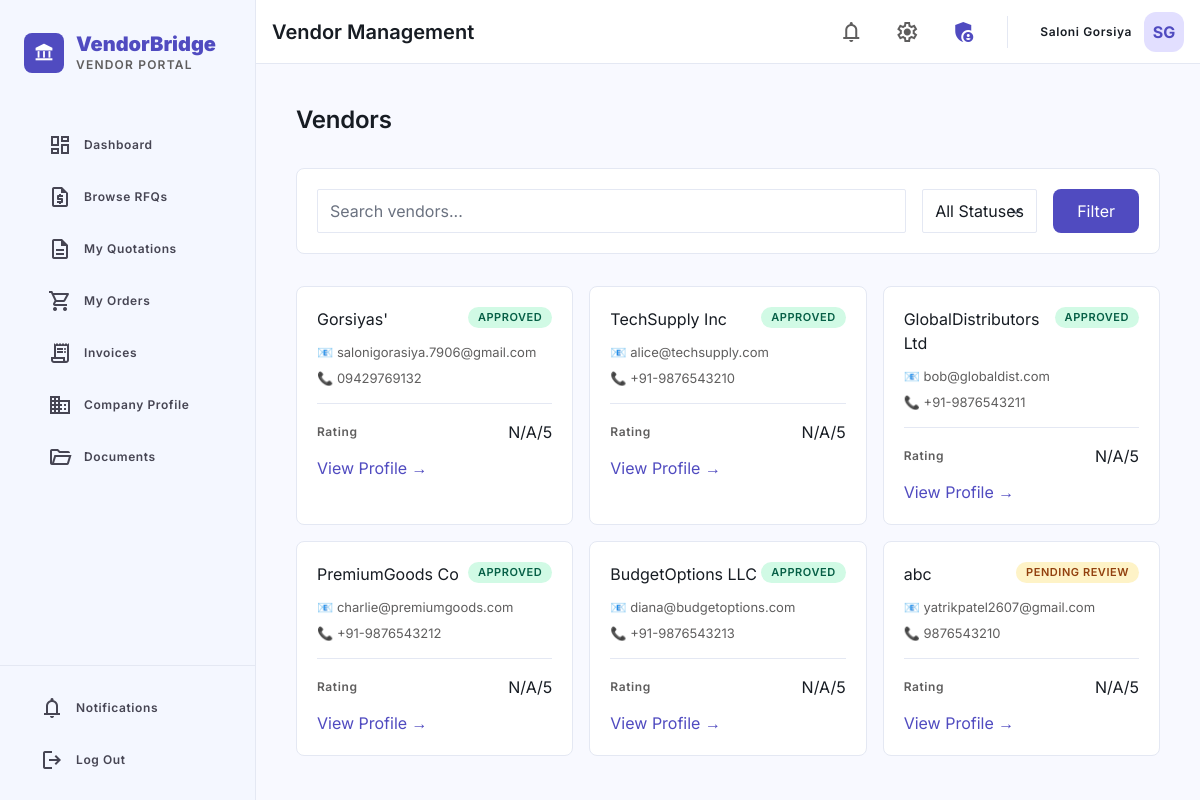
/procurement/vendors/ (signed in), run on the app's committed database.
### Vendors/models.py (models this page shows, shortened)
class Vendor(models.Model):
    class Status(models.TextChoices):
        PENDING = "pending", "Pending Review"
        APPROVED = "approved", "Approved"
        REJECTED = "rejected", "Rejected"
        SUSPENDED = "suspended", "Suspended"
        BLACKLISTED = "blacklisted", "Blacklisted"
    class CompanySize(models.TextChoices):
        MICRO = "micro", "Micro (1-10 employees)"
        SMALL = "small", "Small (11-50 employees)"
        MEDIUM = "medium", "Medium (51-250 employees)"
        LARGE = "large", "Large (251-1000 employees)"
        ENTERPRISE = "enterprise", "Enterprise (1000+ employees)"
    user = models.OneToOneField(
        User,
        on_delete=models.CASCADE,
        related_name="vendor_profile",
    )
    company_name = models.CharField(max_length=255)
    company_code = models.CharField(
        max_length=20,
        unique=True,
        editable=False,
        help_text="Auto-generated unique vendor code",
    )
    company_size = models.CharField(
        max_length=20,
        choices=CompanySize.choices,
        default=CompanySize.SMALL,
    )
    industry = models.CharField(max_length=150, blank=True)
    description = models.TextField(blank=True, help_text="Brief company description")
    logo = models.ImageField(upload_to="vendor_logos/", blank=True, null=True)
    website = models.URLField(blank=True)
    contact_person = models.CharField(max_length=150)
    contact_email = models.EmailField()
    contact_phone = models.CharField(max_length=20)
    alternate_phone = models.CharField(max_length=20, blank=True)
    address_line_1 = models.CharField(max_length=255)
    address_line_2 = models.CharField(max_length=255, blank=True)
    city = models.CharField(max_length=100)
    state = models.CharField(max_length=100)
    country = models.CharField(max_length=100, default="India")
    postal_code = models.CharField(max_length=20)
    gstin = models.CharField(
        max_length=15,
        blank=True,
        verbose_name="GSTIN",
        help_text="15-digit GST Identification Number",
    )
    pan_number = models.CharField(
        max_length=10,
        blank=True,
        verbose_name="PAN",
        help_text="10-character PAN number",
    )
    registration_number = models.CharField(
        max_length=50,
        blank=True,
        help_text="Company registration / CIN number",
    )
    bank_name = models.CharField(max_length=150, blank=True)
    bank_account_number = models.CharField(max_length=30, blank=True)
    bank_ifsc_code = models.CharField(max_length=11, blank=True, verbose_name="IFSC")
    bank_branch = models.CharField(max_length=150, blank=True)
    status = models.CharField(
        max_length=20,
        choices=Status.choices,
        default=Status.PENDING,
    )
    approved_by = models.ForeignKey(
        User,
        on_delete=models.SET_NULL,
        null=True,
        blank=True,
        related_name="approved_vendors",
    )
    approved_at = models.DateTimeField(null=True, blank=True)
    rejection_reason = models.TextField(blank=True)
    rating = models.DecimalField(
        max_digits=3,
        decimal_places=2,
        default=0.00,
        validators=[MinValueValidator(0), MaxValueValidator(5)],
        help_text="Overall vendor rating (0-5)",
    )
    total_orders_completed = models.PositiveIntegerField(default=0)
    on_time_delivery_rate = models.DecimalField(
        max_digits=5,
        decimal_places=2,
        default=0.00,
        help_text="Percentage of on-time deliveries",
    )
    created_at = models.DateTimeField(auto_now_add=True)
    updated_at = models.DateTimeField(auto_now=True)
    class Meta:
        ordering = ["-created_at"]
        verbose_name = "Vendor"
        verbose_name_plural = "Vendors"

### Procurement/views.py (the view)
# urls.py: path("vendors/", views.vendor_list, name="proc_vendor_list"),
@login_required(login_url="vendor_login")
@user_passes_test(is_procurement_officer)
def vendor_list(request):
    vendors = Vendor.objects.order_by("-rating")
    status = request.GET.get("status", "")
    if status:
        vendors = vendors.filter(status=status)
    search = request.GET.get("search", "")
    if search:
        vendors = vendors.filter(
            Q(company_name__icontains=search) |
            Q(company_code__icontains=search) |
            Q(contact_email__icontains=search)
        )
    paginator = Paginator(vendors, 10)
    page = request.GET.get("page")
    vendors_page = paginator.get_page(page)
    context = {
        "vendors": vendors_page,
        "status": status,
        "search": search,
        "status_choices": Vendor.Status.choices,
    }
    return render(request, "procurement/vendor_list.html", context)

### Procurement/views.py (called while the page is built)
def is_procurement_officer(user):
    return user.is_staff

### Procurement/templates/procurement/vendor_list.html (shortened to what this page needs)
{% extends "base.html" %}
{% block page_title %}Vendor Management{% endblock %}
{% block content %}
<div class="space-y-stack-lg">
    <h2 class="font-headline-md text-headline-md">Vendors</h2>
    <div class="bg-surface-container-lowest border border-border-low-contrast rounded-xl p-5">
        <form method="get" class="flex gap-4 flex-wrap">
            <input type="text" name="search" placeholder="Search vendors..." value="{{ request.GET.search }}" class="px-3 py-2 rounded border border-border-low-contrast flex-1 min-w-48">
            <select name="status" class="px-3 py-2 rounded border border-border-low-contrast">
                <option value="">All Statuses</option>
            </select>
            <button type="submit" class="bg-primary text-on-primary px-6 py-2.5 rounded-xl font-label-md">Filter</button>
        </form>
    </div>
    <div class="grid grid-cols-1 md:grid-cols-2 lg:grid-cols-3 gap-gutter">
        {% for vendor in vendors %}
        <a href="{% url 'proc_vendor_detail' vendor.id %}" class="bg-surface-container-lowest border border-border-low-contrast rounded-xl p-5 hover:border-primary transition">
            <div class="flex justify-between items-start mb-3">
                <div>
                    <p class="font-headline-sm">{{ vendor.company_name }}</p>
                </div>
                <span class="status-badge status-{{ vendor.status }}">{{ vendor.get_status_display }}</span>
            </div>
            <div class="space-y-2 text-body-sm">
                <p class="text-secondary">📧 {{ vendor.contact_email }}</p>
                <p class="text-secondary">📞 {{ vendor.contact_phone }}</p>
            </div>
            <div class="mt-4 pt-4 border-t border-border-low-contrast">
                <div class="flex justify-between items-center">
                    <span class="text-secondary text-label-md">Rating</span>
                    <span class="font-label-md">{{ vendor.rating|default:"N/A" }}/5</span>
                </div>
            </div>
            <p class="text-primary mt-3 font-label-md hover:underline">View Profile →</p>
        </a>
        {% empty %}
        <div class="col-span-full text-center py-8">
            <p class="text-secondary">No vendors found</p>
        </div>
        {% endfor %}
    </div>
</div>
{% endblock %}

### Vendors/templates/base.html (shortened to what this page needs)
<!DOCTYPE html>
<html class="light" lang="en">
<head>
    <script src="https://cdn.tailwindcss.com?plugins=forms,container-queries"></script>
</head>
<body class="bg-background text-on-surface font-body-md overflow-hidden">
<aside class="fixed left-0 top-0 bottom-0 flex flex-col z-50 overflow-y-auto bg-surface-subtle border-r border-border-low-contrast w-64">
    <div class="px-6 py-8">
        <div class="flex items-center gap-3 mb-12">
            <div class="w-10 h-10 bg-primary rounded-xl flex items-center justify-center text-on-primary">
                <span class="material-symbols-outlined text-headline-sm" style="font-variation-settings: 'FILL' 1;">account_balance</span>
            </div>
            <div>
                <h1 class="font-headline-sm text-headline-sm font-black text-primary leading-tight">VendorBridge</h1>
                <p class="font-label-md text-label-md text-secondary uppercase tracking-widest">Vendor Portal</p>
            </div>
        </div>
        <nav class="space-y-1">
            <a class="sidebar-link {% if active_page == 'dashboard' %}active{% endif %}" href="{% url 'vendor_dashboard' %}">
                <span class="material-symbols-outlined" {% if active_page == 'dashboard' %}style="font-variation-settings: 'FILL' 1;"{% endif %}>dashboard</span>
                Dashboard
            </a>
            <a class="sidebar-link {% if active_page == 'rfqs' %}active{% endif %}" href="{% url 'rfq_list' %}">
                <span class="material-symbols-outlined" {% if active_page == 'rfqs' %}style="font-variation-settings: 'FILL' 1;"{% endif %}>request_quote</span>
                Browse RFQs
            </a>
            <a class="sidebar-link {% if active_page == 'quotations' %}active{% endif %}" href="{% url 'quotation_list' %}">
                <span class="material-symbols-outlined" {% if active_page == 'quotations' %}style="font-variation-settings: 'FILL' 1;"{% endif %}>description</span>
                My Quotations
            </a>
            <a class="sidebar-link {% if active_page == 'orders' %}active{% endif %}" href="{% url 'order_list' %}">
                <span class="material-symbols-outlined" {% if active_page == 'orders' %}style="font-variation-settings: 'FILL' 1;"{% endif %}>shopping_cart</span>
                My Orders
            </a>
            <a class="sidebar-link {% if active_page == 'invoices' %}active{% endif %}" href="{% url 'invoice_list' %}">
                <span class="material-symbols-outlined" {% if active_page == 'invoices' %}style="font-variation-settings: 'FILL' 1;"{% endif %}>receipt_long</span>
                Invoices
            </a>
            <a class="sidebar-link {% if active_page == 'profile' %}active{% endif %}" href="{% url 'vendor_profile' %}">
                <span class="material-symbols-outlined" {% if active_page == 'profile' %}style="font-variation-settings: 'FILL' 1;"{% endif %}>business</span>
                Company Profile
            </a>
            <a class="sidebar-link {% if active_page == 'documents' %}active{% endif %}" href="{% url 'vendor_documents' %}">
                <span class="material-symbols-outlined" {% if active_page == 'documents' %}style="font-variation-settings: 'FILL' 1;"{% endif %}>folder_open</span>
                Documents
            </a>
        </nav>
    </div>
    <div class="mt-auto border-t border-border-low-contrast p-4 space-y-1">
        <a class="sidebar-link {% if active_page == 'notifications' %}active{% endif %}" href="{% url 'notification_list' %}">
            <span class="material-symbols-outlined">notifications</span>
            Notifications
        </a>
        <a class="sidebar-link text-error hover:!bg-error-container" href="{% url 'vendor_logout' %}">
            <span class="material-symbols-outlined">logout</span>
            Log Out
        </a>
    </div>
</aside>
<div class="flex flex-col flex-1 ml-64 min-h-screen">
    <header class="flex justify-between items-center h-16 px-gutter w-full sticky top-0 z-40 bg-surface-container-lowest border-b border-border-low-contrast">
        <div class="flex items-center gap-stack-md flex-1">
            <h2 class="font-headline-sm text-headline-sm text-on-surface">{% block page_title %}Dashboard{% endblock %}</h2>
        </div>
        <div class="flex items-center gap-4">
            <a href="{% url 'notification_list' %}" class="w-10 h-10 flex items-center justify-center text-secondary hover:bg-surface-container-low rounded-full transition-colors relative">
                <span class="material-symbols-outlined">notifications</span>
            </a>
            <a href="{% url 'vendor_profile' %}" class="w-10 h-10 flex items-center justify-center text-secondary hover:bg-surface-container-low rounded-full transition-colors">
                <span class="material-symbols-outlined">settings</span>
            </a>
            {% if user.is_staff %}
            <a href="/admin/" title="Admin Panel" class="w-10 h-10 flex items-center justify-center text-primary hover:bg-primary-fixed rounded-full transition-colors font-bold">
                <span class="material-symbols-outlined" style="font-variation-settings: 'FILL' 1;">admin_panel_settings</span>
            </a>
            {% endif %}
            <div class="flex items-center gap-3 pl-2">
                <div class="text-right">
                    <p class="font-label-md text-label-md text-on-surface">{{ user.first_name }} {{ user.last_name }}</p>
                </div>
                <div class="w-10 h-10 rounded-full bg-primary-fixed flex items-center justify-center text-primary font-bold">
                    {{ user.first_name.0 }}{{ user.last_name.0 }}
                </div>
            </div>
        </div>
    </header>
    <main class="flex-1 overflow-y-auto p-gutter lg:p-10 space-y-stack-lg max-w-[1400px] mx-auto w-full">
        {% block content %}{% endblock %}
    </main>
</div>
</body>
</html>

### Vendors/templates/base.html (style rules this page uses)
.material-symbols-outlined { font-variation-settings: 'FILL' 0, 'wght' 400, 'GRAD' 0, 'opsz' 24; vertical-align: middle; }
.sidebar-link { display: flex; align-items: center; gap: 0.75rem; padding: 0.75rem 1rem; border-radius: 0.5rem; margin: 0.125rem 0.5rem; transition: all 0.2s; font-size: 12px; line-height: 16px; letter-spacing: 0.05em; font-weight: 600; font-family: 'Inter', sans-serif; }
.sidebar-link:not(.active) { color: #464553; }
.status-badge { display: inline-flex; align-items: center; gap: 4px; padding: 2px 10px; border-radius: 9999px; font-size: 11px; font-weight: 600; letter-spacing: 0.05em; text-transform: uppercase; }
.status-pending { background: #FEF3C7; color: #92400E; }
.status-approved, .status-accepted, .status-acknowledged, .status-completed, .status-paid { background: #D1FAE5; color: #065F46; }

### data on the page
Vendor: company_name "Gorsiyas'", status "APPROVED", contact_email "salonigorasiya.7906@gmail.com", contact_phone "09429769132", rating "N/A"
Vendor: company_name "TechSupply Inc", status "APPROVED", contact_email "alice@techsupply.com", contact_phone "+91-9876543210", rating "N/A"
Vendor: company_name "GlobalDistributors Ltd", status "APPROVED", contact_email "bob@globaldist.com", contact_phone "+91-9876543211", rating "N/A"
Vendor: company_name "PremiumGoods Co", status "APPROVED", contact_email "charlie@premiumgoods.com", contact_phone "+91-9876543212", rating "N/A"
Vendor: company_name "BudgetOptions LLC", status "APPROVED", contact_email "diana@budgetoptions.com", contact_phone "+91-9876543213", rating "N/A"
Vendor: company_name "abc", status "PENDING REVIEW", contact_email "yatrikpatel2607@gmail.com", contact_phone "9876543210", rating "N/A"

### other printed values
{{ user.first_name }} "Saloni"
{{ user.last_name }} "Gorsiya"
{{ user.first_name.0 }} "S"
{{ user.last_name.0 }} "G"
